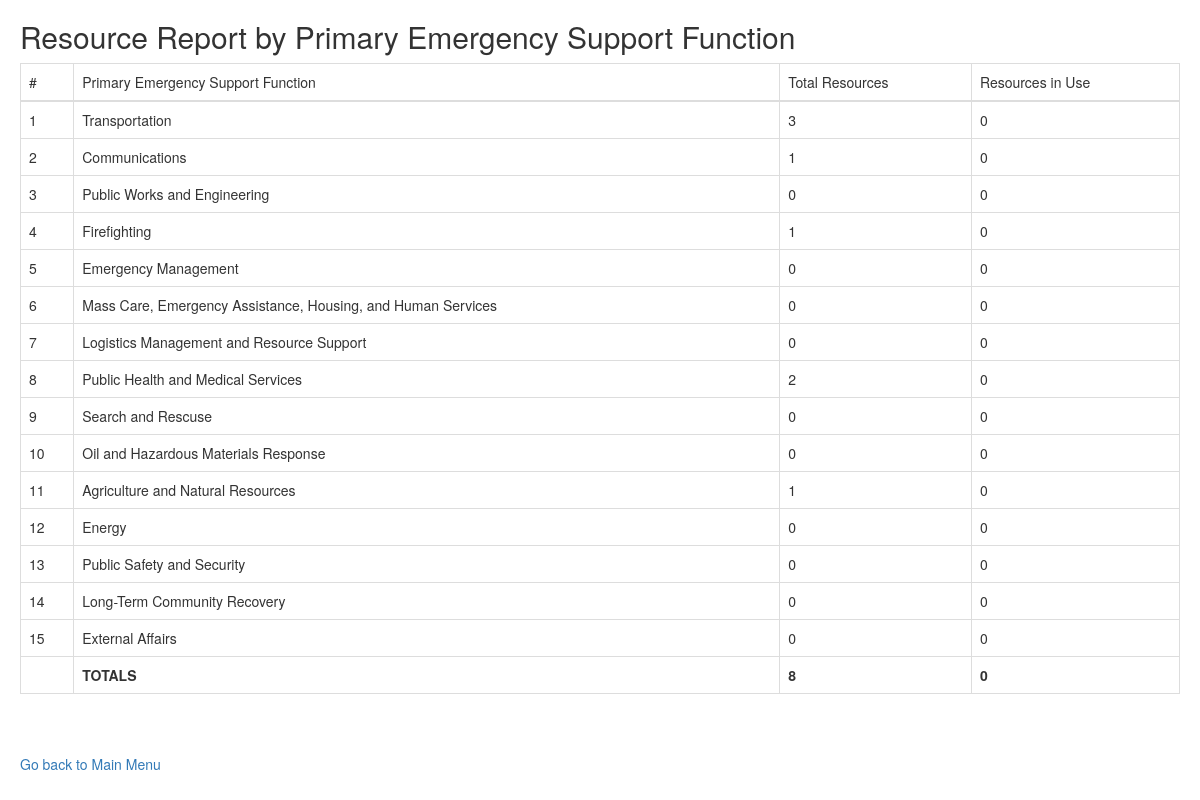
Page /App/resource_report.php (signed in) on the committed database.
### tables this page shows
CREATE TABLE ESF(
          	ID int NOT NULL,
          	description varchar(100) NOT NULL,
          	PRIMARY KEY (ID));

### App/resource_report.php (the view, shortened to what this page needs)
<?php
$connect = mysqli_connect("localhost", "team021", "team021", "cs6400_team021");
if (!empty($_SESSION['username'])) {
    $username = $_SESSION['username'];
}
else {
    header('Location: login.php');
    exit();
}
?>
<!DOCTYPE html>
<head xmlns="http://www.w3.org/1999/html">
    <link rel="stylesheet" href="https://maxcdn.bootstrapcdn.com/bootstrap/3.3.7/css/bootstrap.min.css" />
    <link rel="stylesheet" type="text/css" href="../css/mystyle.css">
</head>
<body>
<div id="container">
    <div id="header">
        <h2 class="text-left">Resource Report by Primary Emergency Support Function</h2>
    </div>
    <div class="center_content">
        <table class="table table-hover table-bordered">
                        <thead>
                            <tr>
                                <td>#</td>
                                <td>Primary Emergency Support Function</td>
                                <td>Total Resources</td>
                                <td>Resources in Use</td>
                            </tr>
                        </thead>
                        <?php
                        $query = "
                            SELECT
                                ESF.id,
                                ESF.description,
                                IFNULL(r1.total_resources, 0) total_resources,
                                IFNULL(r2.resources_in_use, 0) resources_in_use
                            FROM
                                ESF
                                LEFT JOIN
                                (
                                    SELECT
                                        Resource.primary_ESF_id,
                                        count(Resource.id) total_resources
                                    FROM
                                        Resource
                                    WHERE
                                        Resource.owner_username = '$username'
                                    GROUP BY
                                        Resource.primary_ESF_id
                                ) r1
                                ON ESF.id = r1.primary_ESF_id
                                LEFT JOIN
                                (
                                    SELECT
                                        Resource.primary_ESF_id,
                                        count(Resource.id) resources_in_use
                                    FROM
                                        Resource
                                        INNER JOIN Deploy_Schedule
                                        ON Resource.id = Deploy_Schedule.resource_id
                                    WHERE
                                        Resource.owner_username = '$username'
                                        AND Deploy_Schedule.start_date <= sysdate()
                                        AND Deploy_Schedule.end_date > sysdate()
                                    GROUP BY
                                        primary_ESF_id
                                ) r2
                                ON ESF.id = r2.primary_ESF_id
                            ORDER BY
                                ESF.id
                        ";
                        $result = mysqli_query($connect, $query);
                        $sum_total_resources = 0;
                        $sum_resources_in_use = 0;
                        print "<tbody>";
                        while ($row = mysqli_fetch_array($result)){
                            print "<tr>";
                            print "<td>{$row['id']} </td>";
                            print "<td>{$row['description']}</td>";
                            print "<td>{$row['total_resources']}</td>";
                            print "<td>{$row['resources_in_use']}</td>";
                            print "</tr>";
                            $sum_total_resources = $sum_total_resources + $row['total_resources'];
                            $sum_resources_in_use = $sum_resources_in_use + $row['resources_in_use'];
                        }
                        print "<tr>";
                            print "<td></td>";
                            print "<td><b>TOTALS</b></td>";
                            print "<td><b>$sum_total_resources</b></td>";
                            print "<td><b>$sum_resources_in_use</b></td>";
                        print "</tr>";
                        print "</tbody>";
                        ?>
                    </table>
    </div>
</div>
<div id="footer">
    <a href="profile.php">Go back to Main Menu</a>
</div>
</body>
</html>

### css/mystyle.css (style rules this page uses)
.text-left { text-align: left; }
body { margin: 20px 20px 20px 20px; }

### rows in the picture
esf: ID "1", description "Transportation", total_resources "3", resources_in_use "0"
esf: ID "2", description "Communications", total_resources "1", resources_in_use "0"
esf: ID "3", description "Public Works and Engineering", total_resources "0", resources_in_use "0"
esf: ID "4", description "Firefighting", total_resources "1", resources_in_use "0"
esf: ID "5", description "Emergency Management", total_resources "0", resources_in_use "0"
esf: ID "6", description "Mass Care, Emergency Assistance, Housing, and Human Services", total_resources "0", resources_in_use "0"
esf: ID "7", description "Logistics Management and Resource Support", total_resources "0", resources_in_use "0"
esf: ID "8", description "Public Health and Medical Services", total_resources "2", resources_in_use "0"
esf: ID "9", description "Search and Rescuse", total_resources "0", resources_in_use "0"
esf: ID "10", description "Oil and Hazardous Materials Response", total_resources "0", resources_in_use "0"
esf: ID "11", description "Agriculture and Natural Resources", total_resources "1", resources_in_use "0"
esf: ID "12", description "Energy", total_resources "0", resources_in_use "0"
esf: ID "13", description "Public Safety and Security", total_resources "0", resources_in_use "0"
esf: ID "14", description "Long-Term Community Recovery", total_resources "0", resources_in_use "0"
esf: ID "15", description "External Affairs", total_resources "0", resources_in_use "0"

### other values in the picture
$sum_total_resources "8"
$sum_resources_in_use "0"
